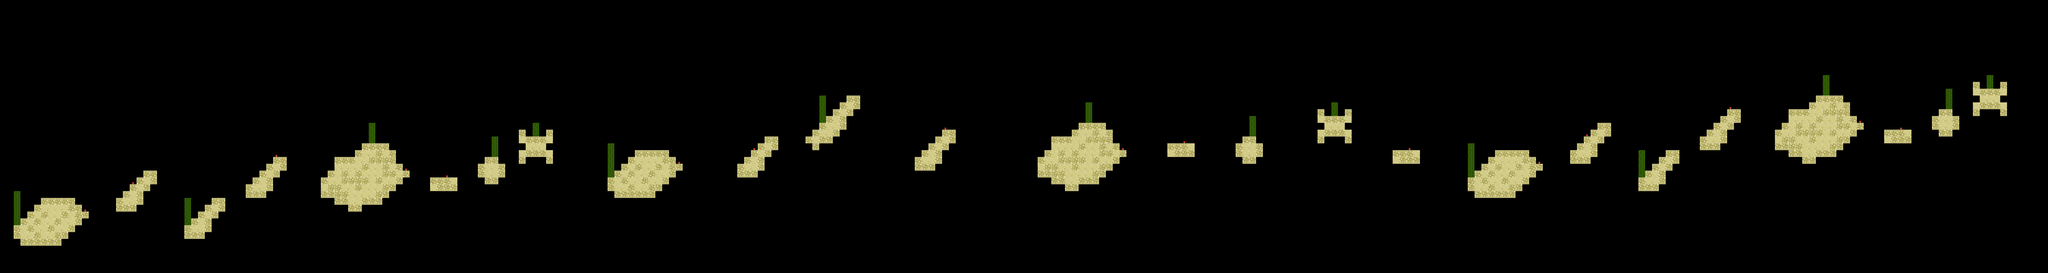

The image is a tile-based game level rendered from a .tmx file. Its description and source (layers, tilesets, objects; grid data summarised) follow:
An orthogonal 300x40 tile map with 32x32 px tiles, 1 tile layer (Kachelebene 1).

<map version="1.10" tiledversion="1.10.2" orientation="orthogonal" renderorder="right-down" width="300" height="40" tilewidth="32" tileheight="32" infinite="0" nextlayerid="2" nextobjectid="1">
 <editorsettings>
  <export target="../csv/level2_desert.csv" format="csv" />
 </editorsettings>
 <tileset firstgid="1" name="desert_spritesheet" tilewidth="32" tileheight="32" tilecount="7" columns="7">
  <image source="../desert_spritesheet.png" width="224" height="32" />
 </tileset>
 <layer id="1" name="Kachelebene 1" width="300" height="40">
  <data>[12000 cells, 762 non-empty, 7 distinct tile ids]</data>
 </layer>
</map>